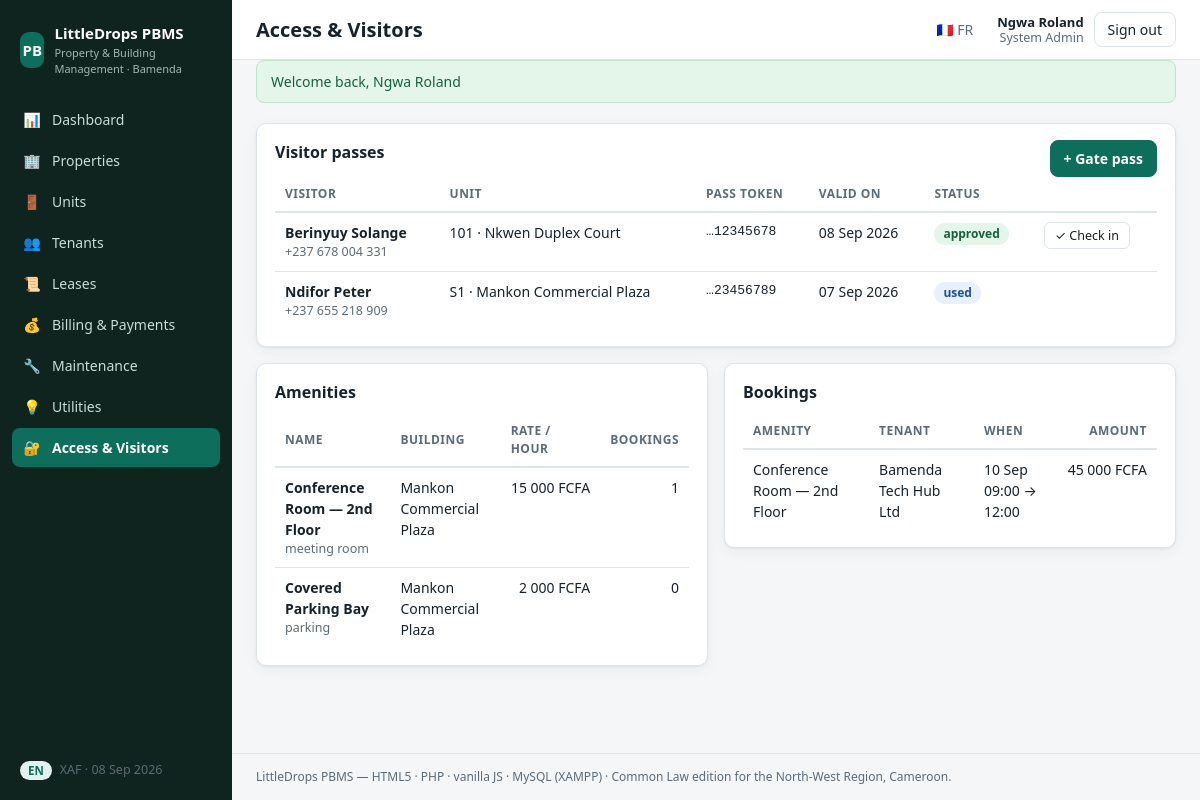
The page /index.php?r=access (signed in) on the database its author committed.
### tables this page shows
CREATE TABLE IF NOT EXISTS visitor_passes (
  id           INT UNSIGNED AUTO_INCREMENT PRIMARY KEY,
  unit_id      INT UNSIGNED NULL,
  visitor_name VARCHAR(120) NOT NULL,
  visitor_phone VARCHAR(30) NULL,
  qr_token     VARCHAR(32) NOT NULL UNIQUE,
  valid_on     DATE NOT NULL,
  status       ENUM('pending','approved','used','expired') NOT NULL DEFAULT 'approved',
  created_at   DATETIME NOT NULL DEFAULT CURRENT_TIMESTAMP,
  CONSTRAINT fk_visitors_unit FOREIGN KEY (unit_id) REFERENCES units(id)
    ON DELETE SET NULL ON UPDATE CASCADE
);

CREATE TABLE IF NOT EXISTS units (
  id             INT UNSIGNED AUTO_INCREMENT PRIMARY KEY,
  building_id    INT UNSIGNED NOT NULL,
  floor_id       INT UNSIGNED NULL,
  code           VARCHAR(30) NOT NULL,
  unit_type      ENUM('apartment','duplex','studio','shop','office','store','duplex_flat','self_contain') NOT NULL DEFAULT 'apartment',
  sqm            DECIMAL(7,2) NULL,
  bedrooms       TINYINT UNSIGNED NULL,
  bathrooms      TINYINT UNSIGNED NULL,
  market_rent_xaf BIGINT UNSIGNED NOT NULL DEFAULT 0,
  status         ENUM('vacant','leased','under_maintenance','reserved','out_of_service') NOT NULL DEFAULT 'vacant',
  amenities      TEXT NULL,                      
  condition_report TEXT NULL,                    
  created_at     DATETIME NOT NULL DEFAULT CURRENT_TIMESTAMP,
  CONSTRAINT fk_units_building FOREIGN KEY (building_id) REFERENCES buildings(id)
    ON DELETE CASCADE ON UPDATE CASCADE,
  CONSTRAINT fk_units_floor FOREIGN KEY (floor_id) REFERENCES floors(id)
    ON DELETE SET NULL ON UPDATE CASCADE,
  UNIQUE KEY uq_unit_code_per_building (building_id, code),
  INDEX idx_units_status (status)
);

CREATE TABLE IF NOT EXISTS buildings (
  id           INT UNSIGNED AUTO_INCREMENT PRIMARY KEY,
  portfolio_id INT UNSIGNED NOT NULL,
  name         VARCHAR(120) NOT NULL,
  quarter      VARCHAR(80)  NOT NULL,            
  city         VARCHAR(80)  NOT NULL DEFAULT 'Bamenda',
  region       VARCHAR(80)  NOT NULL DEFAULT 'North-West',
  address      VARCHAR(200) NULL,
  lat          DECIMAL(10,7) NULL,
  lng          DECIMAL(10,7) NULL,
  created_at   DATETIME NOT NULL DEFAULT CURRENT_TIMESTAMP,
  CONSTRAINT fk_buildings_portfolio FOREIGN KEY (portfolio_id) REFERENCES portfolios(id)
    ON DELETE RESTRICT ON UPDATE CASCADE,
  INDEX idx_buildings_quarter (quarter)
);

CREATE TABLE IF NOT EXISTS amenities (
  id             INT UNSIGNED AUTO_INCREMENT PRIMARY KEY,
  building_id    INT UNSIGNED NOT NULL,
  name           VARCHAR(120) NOT NULL,
  kind           ENUM('meeting_room','gym','clubhouse','parking','other') NOT NULL,
  hourly_rate_xaf BIGINT UNSIGNED NOT NULL DEFAULT 0,
  active         TINYINT(1) NOT NULL DEFAULT 1,
  CONSTRAINT fk_amenities_building FOREIGN KEY (building_id) REFERENCES buildings(id)
    ON DELETE CASCADE ON UPDATE CASCADE
);

CREATE TABLE IF NOT EXISTS amenity_bookings (
  id         INT UNSIGNED AUTO_INCREMENT PRIMARY KEY,
  amenity_id INT UNSIGNED NOT NULL,
  tenant_id  INT UNSIGNED NOT NULL,
  start_at   DATETIME NOT NULL,
  end_at     DATETIME NOT NULL,
  total_xaf  BIGINT UNSIGNED NOT NULL DEFAULT 0,
  status     ENUM('reserved','paid','cancelled') NOT NULL DEFAULT 'reserved',
  CONSTRAINT fk_bookings_amenity FOREIGN KEY (amenity_id) REFERENCES amenities(id)
    ON DELETE CASCADE ON UPDATE CASCADE,
  CONSTRAINT fk_bookings_tenant FOREIGN KEY (tenant_id) REFERENCES tenants(id)
    ON DELETE CASCADE ON UPDATE CASCADE
);

CREATE TABLE IF NOT EXISTS tenants (
  id             INT UNSIGNED AUTO_INCREMENT PRIMARY KEY,
  user_id        INT UNSIGNED NULL,              
  kind           ENUM('individual','corporate') NOT NULL DEFAULT 'individual',
  name           VARCHAR(160) NOT NULL,
  email          VARCHAR(160) NULL,
  phone          VARCHAR(30)  NULL,
  alt_phone      VARCHAR(30)  NULL,
  emergency_name  VARCHAR(120) NULL,
  emergency_phone VARCHAR(30)  NULL,
  id_type        ENUM('national_id','passport','certificate_incorporation','residence_permit') NULL,
  id_number      VARCHAR(60) NULL,
  notes          TEXT NULL,
  created_at     DATETIME NOT NULL DEFAULT CURRENT_TIMESTAMP,
  CONSTRAINT fk_tenants_user FOREIGN KEY (user_id) REFERENCES users(id)
    ON DELETE SET NULL ON UPDATE CASCADE,
  INDEX idx_tenants_name (name)
);

### core/View.php (called while the page is built, shortened)
<?php
final class View
{
    public static function render(string $template, array $data = [], ?string $layout = 'app'): string
    {
        $php = self::resolve($template);
        extract($data, EXTR_SKIP);
        require $php;
        $content = (string) ob_get_clean();
        if ($layout !== null) {
            $content = (string) ob_get_clean();
        }
        return $content;
    }
    private static function resolve(string $template): string
    {
        [$module, $view] = explode('::', $template, 2);
        $file = dirname(__DIR__) . "/modules/$module/Views/" . str_replace(['..', '\\'], '', $view) . '.php';
        return $file;
    }
}

### modules/Access/Controllers/AccessController.php (called while the page is built, shortened)
<?php
final class AccessController extends Controller
{
    public function index(): void
    {
        $this->view('Access::index', [
            'title'     => t('access.title'),
            'visitors'  => Database::rows(
                'SELECT vp.*, u.code AS unit_code, b.name AS building_name
                   FROM visitor_passes vp
                   LEFT JOIN units u ON u.id = vp.unit_id
                   LEFT JOIN buildings b ON b.id = u.building_id
                  ORDER BY vp.valid_on DESC, vp.id DESC LIMIT 100'
            ),
            'amenities' => Database::rows(
                'SELECT a.*, b.name AS building_name,
                        (SELECT COUNT(*) FROM amenity_bookings ab WHERE ab.amenity_id = a.id) AS bookings
                   FROM amenities a JOIN buildings b ON b.id = a.building_id
                  WHERE a.active = 1 ORDER BY b.name, a.name'
            ),
            'bookings'  => Database::rows(
                'SELECT ab.*, am.name AS amenity_name, tn.name AS tenant_name
                   FROM amenity_bookings ab
                   JOIN amenities am ON am.id = ab.amenity_id
                   JOIN tenants tn ON tn.id = ab.tenant_id
                  ORDER BY ab.start_at DESC LIMIT 50'
            ),
            'units'     => Database::rows(
                'SELECT u.id, u.code, b.name AS building_name FROM units u JOIN buildings b ON b.id = u.building_id ORDER BY b.name, u.code'
            ),
        ]);
    }
}

### index.php (called while the page is built, shortened)
<?php
$router = new Core\Router();
$router->loadModules();
$router->dispatch(Core\Request::route());

### core/Auth.php (called while the page is built, shortened)
<?php
final class Auth
{
    public static function locale(): string
    {
        return $_SESSION['locale'] ?? Config::get('app.locale', 'en');
    }
}

### core/helpers.php (called while the page is built, shortened)
<?php
function url(string $path = ''): string
{
    $path = ltrim($path, '/');
    $base = rtrim(dirname($_SERVER['SCRIPT_NAME'] ?? '/'), '/\\');
    return $path === '' ? $base . '/' : $base . "/index.php?r=" . urlencode($path);
}
function e(?string $s): string
{
    return htmlspecialchars((string) $s, ENT_QUOTES | ENT_SUBSTITUTE, 'UTF-8');
}
function t(string $key, array $replace = []): string
{
    static $dict = null;
    $dict ??= require __DIR__ . '/translations.php';
    $locale = \Core\Auth::locale();
    $text = $dict[$locale][$key] ?? $dict['en'][$key] ?? $key;
    return $text;
}
function fmt_xaf($amount): string
{
    return number_format((float) $amount, 0, ',', ' ') . ' FCFA';
}
function fmt_date(?string $date): string
{
    $ts = strtotime($date);
    return $ts ? date('d M Y', $ts) : $date;
}
function badge(string $status): string
{
    $s = strtolower(str_replace(' ', '-', $status));
    $green  = ['leased', 'active', 'paid', 'resolved', 'closed', 'confirmed', 'approved'];
    $amber  = ['reserved', 'partial', 'pending', 'assigned', 'in_progress', 'notice_to_quit_issued', 'demand_letter'];
    $red    = ['under-maintenance', 'out-of-service', 'unpaid', 'in_recovery', 'urgent', 'failed', 'notice_expired', 'enforcement'];
    if (in_array($s, $green, true)) {
        return 'badge badge-green';
    }
    return 'badge badge-blue';
}

### core/Config.php (called while the page is built, shortened)
<?php
final class Config
{
    private static ?array $data = null;
    public static function load(): array
    {
        if (self::$data !== null) {
            return self::$data;
        }
        self::$data = [
            'app' => [
                'name'      => 'LittleDrops PBMS',
                'tagline'   => 'Property & Building Management · Bamenda, Cameroon',
                'locale'    => 'en',
                'timezone'  => 'Africa/Douala',
            ],
            'db' => [
                'driver'    => 'mysql',
                'host'      => '127.0.0.1',
                'port'      => 3306,
                'database'  => 'pbms',
                'username'  => 'root',
                'password'  => '',
                'charset'   => 'utf8mb4',
            ],
            'legal' => [
                'default_legal_system' => 'common_law',
                'default_jurisdiction' => 'Bamenda, North-West Region, Cameroon',
                'default_notice_days'  => 30,
                'late_fee_penalty_pct' => 5.00,
                'late_fee_grace_days'  => 7,
            ],
            'modules' => ['Auth', 'Dashboard', 'Properties', 'Tenants', 'Leases', 'Billing', 'Maintenance', 'Utilities', 'Access'],
        ];
        return self::$data;
    }
    public static function get(string $path, $default = null)
    {
        $node = self::load();
        foreach (explode('.', $path) as $key) {
            $node = $node[$key];
        }
        return $node;
    }
}

### core/Database.php (called while the page is built, shortened)
<?php
final class Database
{
    private static ?PDO $pdo = null;
    public static function pdo(): PDO
    {
        if (self::$pdo === null) {
            $db  = Config::get('db');
            $dsn = sprintf(
                'mysql:host=%s;port=%d;dbname=%s;charset=%s',
                $db['host'],
                (int) $db['port'],
                $db['database'],
                $db['charset']
            );
            self::$pdo = new PDO($dsn, $db['username'], $db['password'], [
                PDO::ATTR_ERRMODE            => PDO::ERRMODE_EXCEPTION,
                PDO::ATTR_DEFAULT_FETCH_MODE => PDO::FETCH_ASSOC,
                PDO::ATTR_EMULATE_PREPARES   => false,
            ]);
        }
        return self::$pdo;
    }
    public static function run(string $sql, array $params = []): PDOStatement
    {
        $st = self::pdo()->prepare($sql);
        $st->execute($params);
        return $st;
    }
    public static function rows(string $sql, array $params = []): array
    {
        return self::run($sql, $params)->fetchAll();
    }
}

### modules/Access/Views/index.php (the view, shortened to what this page needs)
<section class="panel">
  <div class="panel-head">
    <h2><?= e(t('access.visitors')) ?></h2>
    <details class="dropdown">
      <summary class="btn btn-primary">+ Gate pass</summary>
    </details>
  </div>
  <table class="table">
    <thead><tr>
      <th>Visitor</th><th><?= e(t('lease.unit')) ?></th><th>Pass token</th>
      <th>Valid on</th><th><?= e(t('common.status')) ?></th><th></th>
    </tr></thead>
    <tbody>
      <?php foreach ($visitors as $v): ?>
      <tr>
        <td><strong><?= e($v['visitor_name']) ?></strong>
          <?php if ($v['visitor_phone']): ?><div class="muted"><?= e($v['visitor_phone']) ?></div><?php endif; ?></td>
        <td><?= e($v['unit_code'] ? $v['unit_code'] . ' · ' . $v['building_name'] : ($v['building_name'] ?? '—')) ?></td>
        <td class="mono">…<?= e(substr($v['qr_token'], -8)) ?></td>
        <td><?= e(fmt_date($v['valid_on'])) ?></td>
        <td><span class="<?= e(badge($v['status'])) ?>"><?= e($v['status']) ?></span></td>
        <td>
          <?php if ($v['status'] === 'approved'): ?>
          <form method="post" action="<?= e(url('access/visitors/' . $v['id'] . '/use')) ?>" class="inline-form">
            <button class="btn btn-sm" type="submit">✓ Check in</button>
          </form>
          <?php endif; ?>
        </td>
      </tr>
      <?php endforeach; ?>
    </tbody>
  </table>
</section>
<div class="two-col">
  <section class="panel">
    <h2><?= e(t('access.amenities')) ?></h2>
    <table class="table">
      <thead><tr><th>Name</th><th><?= e(t('prop.building')) ?></th><th>Rate / hour</th><th class="num"><?= e(t('access.bookings')) ?></th></tr></thead>
      <tbody>
        <?php foreach ($amenities as $a): ?>
        <tr>
          <td><strong><?= e($a['name']) ?></strong><div class="muted"><?= e(str_replace('_', ' ', $a['kind'])) ?></div></td>
          <td><?= e($a['building_name']) ?></td>
          <td class="num"><?= e(fmt_xaf($a['hourly_rate_xaf'])) ?></td>
          <td class="num"><?= (int) $a['bookings'] ?></td>
        </tr>
        <?php endforeach; ?>
      </tbody>
    </table>
  </section>
  <section class="panel">
    <h2><?= e(t('access.bookings')) ?></h2>
    <table class="table">
      <thead><tr><th>Amenity</th><th><?= e(t('lease.tenant')) ?></th><th>When</th><th class="num"><?= e(t('common.amount')) ?></th></tr></thead>
      <tbody>
        <?php foreach ($bookings as $bk): ?>
        <tr>
          <td><?= e($bk['amenity_name']) ?></td>
          <td><?= e($bk['tenant_name']) ?></td>
          <td><?= e(date('d M H:i', strtotime($bk['start_at']))) ?> → <?= e(date('H:i', strtotime($bk['end_at']))) ?></td>
          <td class="num"><?= e(fmt_xaf($bk['total_xaf'])) ?></td>
        </tr>
        <?php endforeach; ?>
      </tbody>
    </table>
  </section>
</div>

### core/Router.php (shortened to what this page needs)
<?php
final class Router
{
    private array $routes = [];
    public function add(string $method, string $pattern, callable|array $handler): void
    {
        if (is_array($handler)) {
            [$class, $action] = $handler;
            $handler = static fn(array $params): mixed => (new $class())->{$action}($params);
        }
        $this->routes[strtoupper($method)][] = [$pattern, $handler];
    }
    public function dispatch(string $route): void
    {
        $method = Request::method();
        $route  = trim($route, '/');
        foreach ($this->routes[$method] ?? [] as [$pattern, $handler]) {
            $regex = '#^' . preg_replace('#\{(\w+)\}#', '(?P<$1>[^/]+)', $pattern) . '$#';
            if (preg_match($regex, $route, $m)) {
                $params = array_filter($m, 'is_string', ARRAY_FILTER_USE_KEY);
                $handler($params);
                return;
            }
        }
    }
}

### rows shown on the page
visitor_passes: visitor_name "Berinyuy Solange", visitor_phone "+237 678 004 331", unit.name "101 · Nkwen Duplex Court", qr_token "12345678", valid_on "08 Sep 2026", status "approved"
visitor_passes: visitor_name "Ndifor Peter", visitor_phone "+237 655 218 909", unit.name "S1 · Mankon Commercial Plaza", qr_token "23456789", valid_on "07 Sep 2026", status "used"
amenities: name "Conference Room — 2nd Floor", kind "meeting room", building.name "Mankon Commercial Plaza", hourly_rate_xaf "15 000 FCFA", bookings "1"
amenities: name "Covered Parking Bay", kind "parking", building.name "Mankon Commercial Plaza", hourly_rate_xaf "2 000 FCFA", bookings "0"
amenity_bookings: amenity.name "Conference Room — 2nd Floor", tenant.name "Bamenda Tech Hub Ltd", start_at "10 Sep 09:00", end_at "12:00", total_xaf "45 000 FCFA"

### other values the page prints
$icon "📊"
$label "Dashboard"
$icon "🏢"
$label "Properties"
$icon "🚪"
$label "Units"
$icon "👥"
$label "Tenants"
$icon "📜"
$label "Leases"
$icon "💰"
$label "Billing & Payments"
$icon "🔧"
$label "Maintenance"
$icon "💡"
